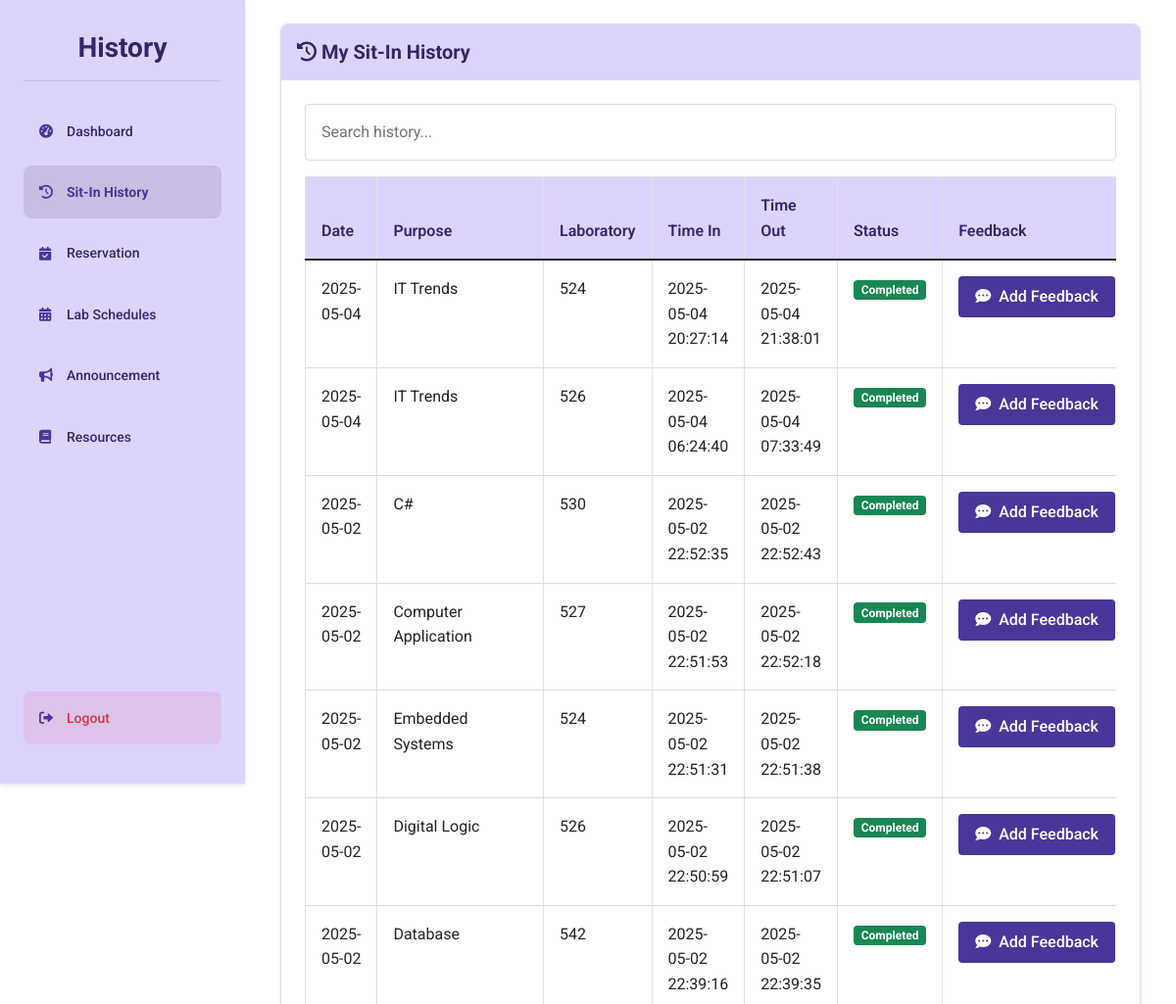
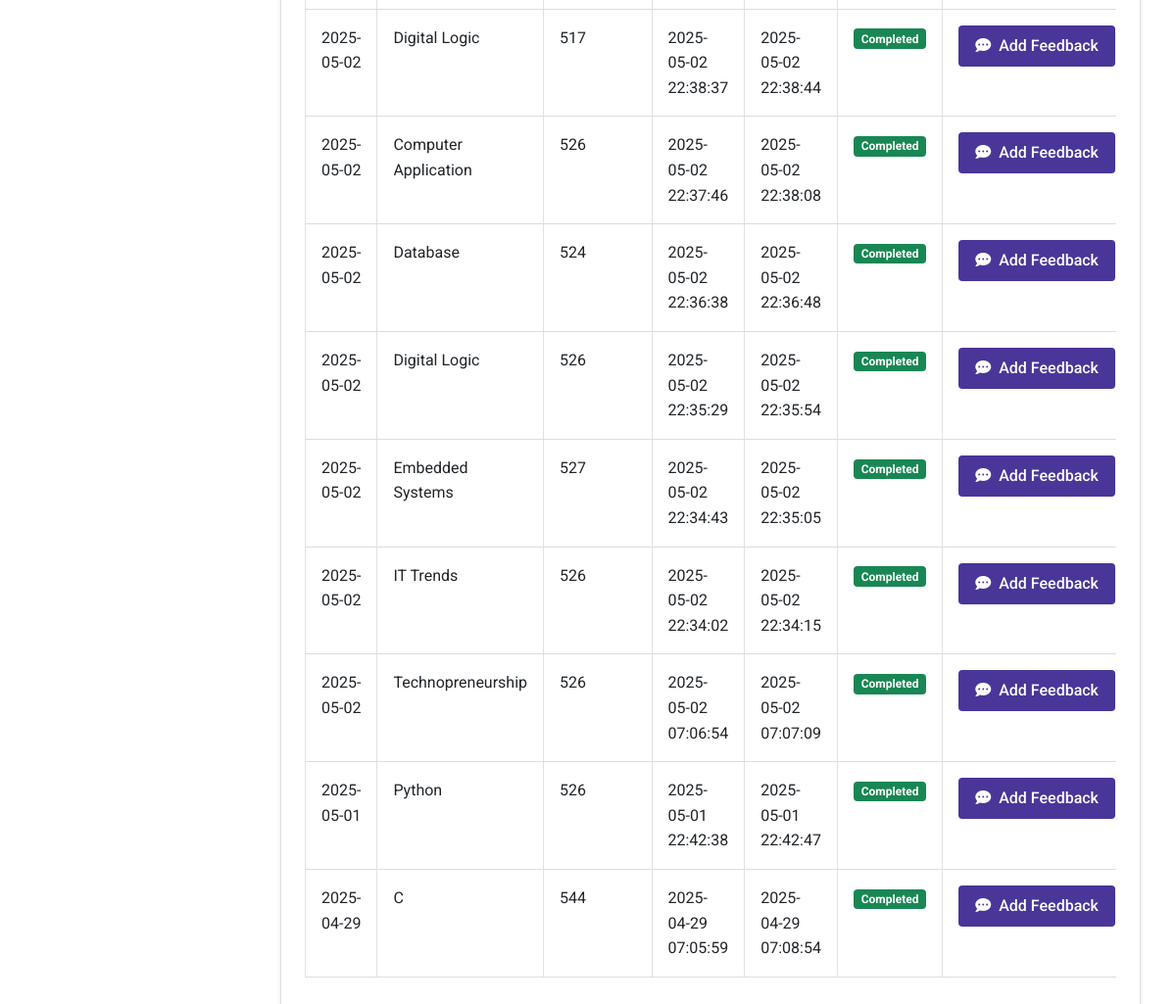
/student/sit-in-history (signed in), run on the app's committed database (2 pictures, top to bottom).
### tables this page shows
CREATE TABLE sit_in_history (
    id INTEGER PRIMARY KEY AUTOINCREMENT,
    id_number TEXT NOT NULL,
    name TEXT NOT NULL,
    sit_purpose TEXT NOT NULL,
    laboratory TEXT NOT NULL,
    login_time TEXT NOT NULL,
    logout_time TEXT,
    date TEXT NOT NULL,
    action TEXT NOT NULL
, feedback TEXT, feedback_date TIMESTAMP);

### routes/student_routes.py (the view)
@student_bp.route('/sit-in-history')
def sit_in_history():
    if session.get('user_type') != 'student':
        session.clear()
        return redirect(url_for('auth.login'))
    student_id = session.get('user_id')
    history = get_sit_in_history_by_student(student_id)
    csrf_token = generate_csrf()
    print(f"Retrieved {len(history)} history records for student {student_id}")
    return render_template('sit_in_history.html', history=history, csrf_token=csrf_token)

### app.py (called while the page is built)
@app.after_request
def add_header(response):
    if 'Cache-Control' not in response.headers:
        response.headers['Cache-Control'] = 'no-store, no-cache, must-revalidate, post-check=0, pre-check=0, max-age=0'
        response.headers['Pragma'] = 'no-cache'
        response.headers['Expires'] = '-1'
    return response

### templates/sit_in_history.html (shortened to what this page needs)
{% extends 'base.html' %}
{% block content %}
<div class="dashboard-container">
    <div class="sidebar">
        <h1 class="dashboard-title">History</h1>
        <div class="menu-container">
            <a href="{{ url_for('student.dashboard') }}" class="menu-btn">
                <i class="fas fa-tachometer-alt"></i> Dashboard
            </a>
            <a href="{{ url_for('student.sit_in_history') }}" class="menu-btn active">
                <i class="fas fa-history"></i> Sit-In History
            </a>
            <a href="{{ url_for('student.reserve') }}" class="menu-btn">
                <i class="fas fa-calendar-check"></i> Reservation
            </a>
            <a href="{{ url_for('student.lab_schedules') }}" class="menu-btn">
                <i class="fas fa-calendar-alt"></i> Lab Schedules
            </a>
            <a href="{{ url_for('student.announcements') }}" class="menu-btn">
                <i class="fas fa-bullhorn"></i> Announcement
            </a>
            <a href="{{ url_for('student.resources') }}" class="menu-btn">
                <i class="fas fa-book"></i> Resources
            </a>
        </div>
        <a href="{{ url_for('auth.logout') }}" class="menu-btn logout-btn">
            <i class="fas fa-sign-out-alt"></i> Logout
        </a>
    </div>
    <div class="main-content">
        <div class="container-fluid">
            <div class="card">
                <div class="card-header">
                    <h3 class="card-title"><i class="fas fa-history"></i> My Sit-In History</h3>
                </div>
                <div class="card-body">
                    <input type="text" id="searchInput" onkeyup="searchHistory()" placeholder="Search history..." class="form-control mb-3">
                    <div class="table-responsive">
                        <table class="table table-bordered table-hover" id="historyTable">
                            <thead>
                                <tr>
                                    <th>Date</th>
                                    <th>Purpose</th>
                                    <th>Laboratory</th>
                                    <th>Time In</th>
                                    <th>Time Out</th>
                                    <th>Status</th>
                                    <th>Feedback</th>
                                </tr>
                            </thead>
                            <tbody>
                                {% if history is defined and history %}
                                    {% for record in history %}
                                    <tr>
                                        <td>{{ record.date }}</td>
                                        <td>{{ record.sit_purpose }}</td>
                                        <td>{{ record.laboratory }}</td>
                                        <td>{{ record.login_time }}</td>
                                        <td>{{ record.logout_time if record.logout_time else 'Active' }}</td>
                                        <td>
                                            <span class="badge {% if record.logout_time %}bg-success{% else %}bg-primary{% endif %}">
                                                {{ 'Completed' if record.logout_time else 'Active' }}
                                            </span>
                                        </td>
                                        <td>
                                            {% if record.feedback %}
                                                <div class="feedback-content">
                                                    <p class="mb-0">{{ record.feedback }}</p>
                                                    <small class="text-muted">Submitted: {{ record.feedback_date }}</small>
                                                </div>
                                            {% else %}
                                                {% if record.logout_time %}
                                                    <button type="button" class="btn btn-sm btn-primary feedback-btn"
                                                            data-bs-toggle="modal"
                                                            data-bs-target="#feedbackModal-{{ record.id }}">
                                                        <i class="fas fa-comment-dots me-1"></i> Add Feedback
                                                    </button>
                                                {% else %}
                                                    <span class="text-muted">Session in progress</span>
                                                {% endif %}
                                            {% endif %}
                                        </td>
                                    </tr>
                                    {% endfor %}
                                {% else %}
                                    <tr>
                                        <td colspan="7" class="text-center py-4">
                                            <i class="fas fa-info-circle me-2"></i> No history records found
                                        </td>
                                    </tr>
                                {% endif %}
                            </tbody>
                        </table>
                    </div>
                </div>
            </div>
        </div>
    </div>
</div>
{% endblock %}

### static/css/styles.css (style rules this page uses)
:root { --primary: #4a3599; --primary-light: #ddd4fc; --primary-dark: #352667; --secondary: #6c63ff; --accent: #7f6df2; --text-dark: #333333; --text-medium: #555555; --text-light: #777777; --white: #ffffff; --light-gray: #f5f5f5; --mid-gray: #e0e0e0; --border-color: #dddddd; --success: #28a745; --danger: #dc3545; --warning: #ffc107; --info: #17a2b8; --font-family: 'Roboto', Arial, sans-serif; --h1-size: 2rem; --h2-size: 1.75rem; --h3-size: 1.5rem; --h4-size: 1.25rem; --body-size: 1rem; --small-size: 0.875rem; --space-xs: 0.25rem; --space-sm: 0.5rem; --space-md: 1rem; --space-lg: 1.5rem; --space-xl: 2rem; --radius-sm: 4px; --radius-md: 8px; --radius-lg: 15px; --shadow-sm: 0 2px 4px rgba(0, 0, 0, 0.1); --shadow-md: 0 4px 8px rgba(0, 0, 0, 0.1); --shadow-lg: 0 8px 16px rgba(0, 0, 0, 0.1); }
* { margin: 0; padding: 0; box-sizing: border-box; }
body { font-family: var(--font-family); color: var(--text-dark); background-color: var(--light-gray); line-height: 1.6; font-size: var(--body-size); }
a { color: var(--primary); text-decoration: none; transition: color 0.3s ease; }
h1, h2, h3, h4, h5, h6 { font-weight: 700; line-height: 1.2; margin-bottom: var(--space-md); color: var(--primary-dark); }
h1 { font-size: var(--h1-size); }
h3 { font-size: var(--h3-size); }
.dashboard-container { width: 100%; min-height: 100vh; display: flex; background-color: var(--white); overflow: hidden; padding-left: 250px; position: relative; }
.main-content { flex: 1; padding: var(--space-lg); overflow-y: auto; width: calc(100% - 250px); }
.sidebar { width: 250px; background-color: #DDD4FC; padding: var(--space-xl) var(--space-lg); display: flex; flex-direction: column; height: 100vh; position: fixed; left: 0; top: 0; z-index: 1000; box-shadow: var(--shadow-sm); transition: transform 0.3s ease; }
.dashboard-title { color: var(--primary-dark); font-size: var(--h2-size); font-weight: bold; padding-bottom: var(--space-md); margin-bottom: var(--space-lg); border-bottom: 1px solid rgba(0, 0, 0, 0.1); text-align: center; }
.menu-container { display: flex; flex-direction: column; flex: 1; overflow-y: auto; margin-bottom: var(--space-lg); }
.menu-btn { background-color: transparent; border: none; padding: var(--space-md); border-radius: var(--radius-md); font-size: var(--small-size); font-weight: 500; text-align: left; cursor: pointer; transition: all 0.2s ease; color: var(--primary-dark); text-decoration: none; display: flex; align-items: center; gap: var(--space-sm); margin-bottom: var(--space-sm); }
.menu-btn.active { background-color: rgba(0, 0, 0, 0.1); font-weight: bold; color: var(--primary); }
.menu-btn i { width: 20px; color: var(--primary); }
.logout-btn { margin-top: auto; background-color: rgba(220, 53, 69, 0.1); color: var(--danger); }
.form-control { width: 100%; padding: var(--space-md); border: 1px solid var(--border-color); border-radius: var(--radius-sm); font-size: var(--body-size); transition: border-color 0.3s; }
.btn { display: inline-block; font-weight: 500; text-align: center; white-space: nowrap; vertical-align: middle; user-select: none; border: 1px solid transparent; padding: var(--space-sm) var(--space-md); font-size: var(--body-size); line-height: 1.5; border-radius: var(--radius-sm); transition: all 0.3s ease; cursor: pointer; }
.btn-primary { background-color: var(--primary); color: var(--white); }
.card { background-color: var(--white); border-radius: var(--radius-md); box-shadow: var(--shadow-sm); overflow: hidden; margin-bottom: var(--space-lg); }
.card-header { padding: var(--space-md); background-color: var(--primary-light); border-bottom: 1px solid var(--border-color); }
.card-title { margin: 0; color: var(--primary-dark); font-size: var(--h4-size); }
.card-body { padding: var(--space-lg); }
.table { width: 100%; border-collapse: collapse; }
.table th, .table td { padding: var(--space-md); text-align: left; border-bottom: 1px solid var(--border-color); }
.table th { background-color: var(--primary-light); color: var(--primary-dark); font-weight: 600; }

### data on the page
sit_in_history: date "2025-05-04", sit_purpose "IT Trends", laboratory "524", login_time "2025-05-04 20:27:14", logout_time "2025-05-04 21:38:01", action "Completed"
sit_in_history: date "2025-05-04", sit_purpose "IT Trends", laboratory "526", login_time "2025-05-04 06:24:40", logout_time "2025-05-04 07:33:49", action "Completed"
sit_in_history: date "2025-05-02", sit_purpose "C#", laboratory "530", login_time "2025-05-02 22:52:35", logout_time "2025-05-02 22:52:43", action "Completed"
sit_in_history: date "2025-05-02", sit_purpose "Computer Application", laboratory "527", login_time "2025-05-02 22:51:53", logout_time "2025-05-02 22:52:18", action "Completed"
sit_in_history: date "2025-05-02", sit_purpose "Embedded Systems", laboratory "524", login_time "2025-05-02 22:51:31", logout_time "2025-05-02 22:51:38", action "Completed"
sit_in_history: date "2025-05-02", sit_purpose "Digital Logic", laboratory "526", login_time "2025-05-02 22:50:59", logout_time "2025-05-02 22:51:07", action "Completed"
sit_in_history: date "2025-05-02", sit_purpose "Database", laboratory "542", login_time "2025-05-02 22:39:16", logout_time "2025-05-02 22:39:35", action "Completed"
sit_in_history: date "2025-05-02", sit_purpose "Digital Logic", laboratory "517", login_time "2025-05-02 22:38:37", logout_time "2025-05-02 22:38:44", action "Completed"
sit_in_history: date "2025-05-02", sit_purpose "Computer Application", laboratory "526", login_time "2025-05-02 22:37:46", logout_time "2025-05-02 22:38:08", action "Completed"
sit_in_history: date "2025-05-02", sit_purpose "Database", laboratory "524", login_time "2025-05-02 22:36:38", logout_time "2025-05-02 22:36:48", action "Completed"
sit_in_history: date "2025-05-02", sit_purpose "Digital Logic", laboratory "526", login_time "2025-05-02 22:35:29", logout_time "2025-05-02 22:35:54", action "Completed"
sit_in_history: date "2025-05-02", sit_purpose "Embedded Systems", laboratory "527", login_time "2025-05-02 22:34:43", logout_time "2025-05-02 22:35:05", action "Completed"
sit_in_history: date "2025-05-02", sit_purpose "IT Trends", laboratory "526", login_time "2025-05-02 22:34:02", logout_time "2025-05-02 22:34:15", action "Completed"
sit_in_history: date "2025-05-02", sit_purpose "Technopreneurship", laboratory "526", login_time "2025-05-02 07:06:54", logout_time "2025-05-02 07:07:09", action "Completed"
sit_in_history: date "2025-05-01", sit_purpose "Python", laboratory "526", login_time "2025-05-01 22:42:38", logout_time "2025-05-01 22:42:47", action "Completed"
sit_in_history: date "2025-04-29", sit_purpose "C", laboratory "544", login_time "2025-04-29 07:05:59", logout_time "2025-04-29 07:08:54", action "Completed"
